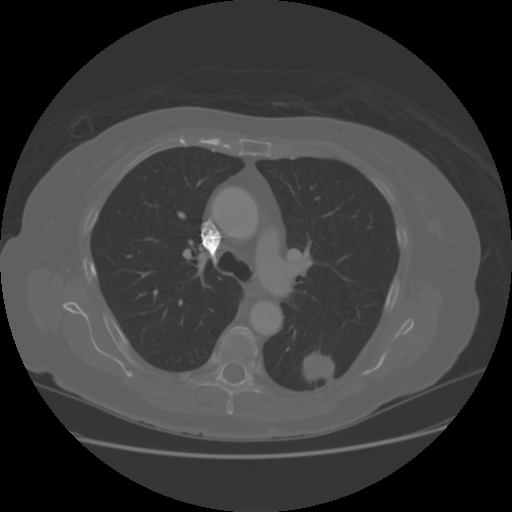
#> input picture data/raw/LIDC-IDRI/LIDC-IDRI-0001/01-01-2000-30178/3000566-03192/000003.dcm, 512 x 512 px, given in place of 0.tif, which was not available
$ python -i preprocess.py   (imports and definitions only)
#> lines starting #> are read from the running program, lines starting #| are printed output that depends on the picture; after the words box and inside, x2 and y2 are one past the last pixel; in counts of white or black regions, pixels touching at a corner belong together; pictures that were not available may be replaced by others from this repository, and a replacement may not be noted
#> in preprocess, img is the input picture: shape (512, 512) int16; min -2048, max 3071, mean -858.8
### helpers.py
import os

import cv2 as cv
import numpy as np
import pandas as pd
import pydicom
import random
import scipy
import xml.etree.ElementTree as ET
from matplotlib.path import Path
from skimage import measure, morphology
from sklearn.cluster import KMeans


##########################
# HELPERS FOR EXTRACTION FROM RAW DICOM AND XML FILES
##########################


# [170 lines left out: functions find_ct_path, get_uids_table, get_series_uid, get_rois_table, get_patient_table, not called in this run]


##########################
# HELPERS FOR IMAGE PREPROCESSING
##########################


def get_lung_mask(img):
    """
    Given a 2D axial slice from a lung CT, returns a binary mask of the lung
    regions in the image

    :param img: 512x512 raw slice
    return: 512x512 binary mask of lung regions
    """
    # Find the average pixel value near lungs to renormalize washed out images
    middle = img[100:400, 100:400]
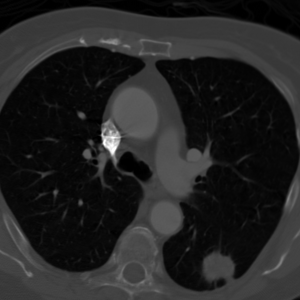
#> middle: shape (300, 300) int16; min -1024, max 3071, mean -446.5; drawn with min black and max white
    mean = np.mean(img)
#> mean = -858.8
    mean = np.mean(middle)
#> mean = -446.5
    max_im = np.max(img)
#> max_im = 3071
    min_im = np.min(img)
#> min_im = -2048

    # Moving underflow and overflow on pixel spectrum to improve thresholding
    img[img == max_im] = mean
#> img: shape (512, 512) int16; 0.01% of pixels changed, all inside (x1, y1, x2, y2) = (204, 237, 216, 252)
    img[img == min_im] = mean
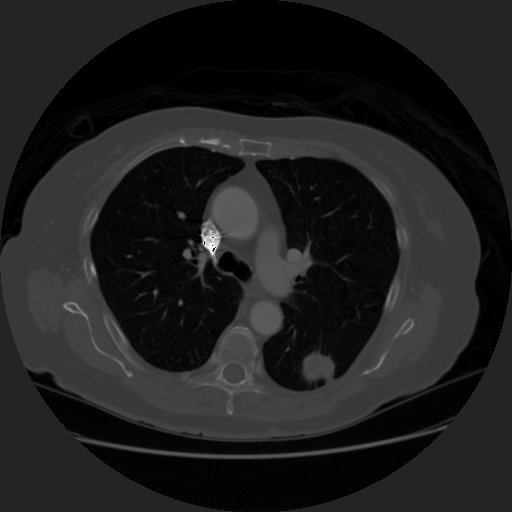
#> img: shape (512, 512) int16; min -1024, max 3069, mean -518.2; drawn with min black and max white

    # Use Kmeans to separate foreground (radio-opaque tissue) and background
    # (radio transparent tissue ie lungs)
    # Do only on the center of the image to avoid non-tissue parts of the image
    kmeans = KMeans(n_clusters=2).fit(
        np.reshape(middle, [np.prod(middle.shape), 1])
    )
#> middle: shape (300, 300) int16; 0.02% of pixels changed, all inside (x1, y1, x2, y2) = (104, 137, 116, 152)
    centers = sorted(kmeans.cluster_centers_.flatten())
#> centers = [-861.2, 73.37]
    threshold = np.mean(centers)
#> threshold = -393.9
    thresh_img = np.where(img < threshold, 1.0, 0.0)  # threshold the image
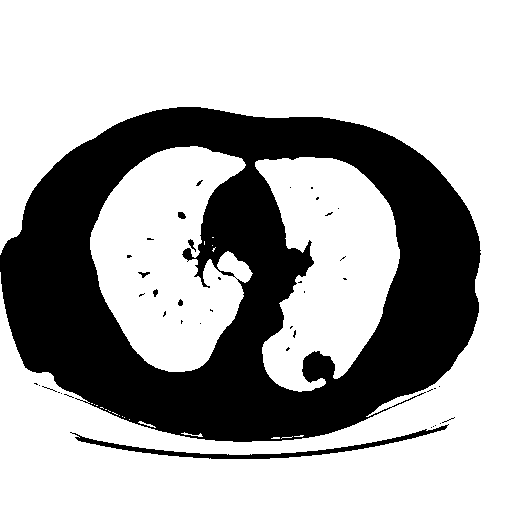
#> thresh_img: shape (512, 512) float64; values 0 (black) and 1 (white), 67.7% white; 42 black regions (35 under 20 px), largest, box (x1, y1, x2, y2) and area: (0, 107, 481, 442) 82667, (70, 424, 449, 459) 1683, (178, 212, 186, 219) 44

    # Erosion to remove graininess from some of the regions
    eroded = morphology.erosion(thresh_img, np.ones([2, 2]))
#> eroded: shape (512, 512) float64; values 0 (black) and 1 (white), 66.6% white; 30 black regions (15 under 20 px), largest, box (x1, y1, x2, y2) and area: (0, 106, 481, 442) 84919, (69, 423, 449, 459) 2144, (177, 211, 186, 219) 60

    # Dialation to make the lung region engulf the vessels and incursions into
    # the lung cavity by radio opaque tissue
    dilation = morphology.dilation(eroded, np.ones([10, 10]))
#> dilation: shape (512, 512) float64; values 0 (black) and 1 (white), 74.1% white; 2 black regions

    #  1. Label each region and obtain the region properties
    #  2. Background region removed by removing regions w/ large bbox
    #  3. Remove regions close to top and bottom of image (far from lungs)
    labels = measure.label(dilation)
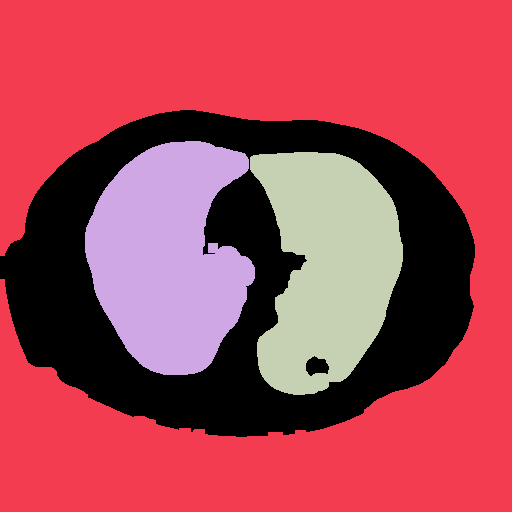
#> labels: shape (512, 512) int64; 4 distinct labels, from 0 to 3; one colour per label, 0 black
    regions = measure.regionprops(labels)
#> regions = 3 regions; box (x1, y1, x2, y2) and area: (0, 0, 512, 512) 140594, (85, 141, 255, 375) 27993, (250, 152, 403, 395) 25691
    good_labels = []
    for prop in regions:
        B = prop.bbox
        if B[2]-B[0] < 475 and B[3]-B[1] < 475 and B[0] > 40 and B[2] < 475:
            good_labels.append(prop.label)
#> this loop made 3 passes
#> B on passes 1 to 3: (0, 0, 512, 512), (141, 85, 375, 255), (152, 250, 395, 403)
#> after the loop, good_labels = [2, 3]
    mask = np.ndarray([512, 512], dtype=np.int8)
    mask[:] = 0

    for N in good_labels:
        mask = mask + np.where(labels == N, 1, 0)
        mask = morphology.dilation(mask, np.ones([10, 10]))  # final dilation
#> this loop made 2 passes
#> N on passes 1 to 2: 2, 3

    mask[mask > 0] = 1
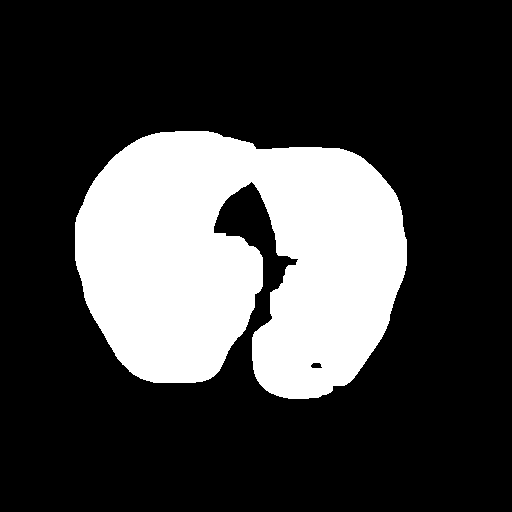
#> mask: shape (512, 512) int64; values 0 (black) and 1 (white), 25.2% white; 1 white region, box (x1, y1, x2, y2) and area: (75, 131, 407, 399) 66175

    # fill holes
    mask = np.float32(scipy.ndimage.morphology.binary_fill_holes(mask))
#> mask: shape (512, 512) float32; values 0 (black) and 1 (white), 25.3% white; 1 white region, box (x1, y1, x2, y2) and area: (75, 131, 407, 399) 66221

    for i in np.arange(2, 24, 2):
        eroded_mask = morphology.erosion(mask, np.ones([24-i, 24-i]))
        if eroded_mask.sum() != 0:
            return eroded_mask
#> in resize, `return cv.resize(img, dsize=(256, 256)).astype(np.uint8)`: returned value: shape (256, 256); values 0 (black) and 1 (white), 17.9% white; 1 white region, box (x1, y1, x2, y2) and area: (43, 71, 198, 193) 11723
    return mask


def normalize(img):
    """
    Normalizes the image to 0-255 range

    :param img: input image
    return: normalized image
    """
    return cv.normalize(
        img,
        np.zeros(img.shape),
        0,
        255,
        cv.NORM_MINMAX
    ).astype('float')
#> returned value: shape (512, 512) float64


def resize(img):
    """
    Resizes the image from 512x512 to 256x256

    :param img: input image
    return: normalized image
    """
    return cv.resize(img, dsize=(256, 256)).astype(np.uint8)


# [39 lines left out: function get_nodule_mask, not called in this run]

### preprocess.py
import os
import pickle
import shutil
import sys

import numpy as np
import pandas as pd
import pydicom
from PIL import Image, ImageEnhance
from skimage.io import imsave, imread
from sklearn.model_selection import train_test_split

from helpers import (
    find_ct_path,
    get_patient_table,
    get_nodule_mask,
    get_series_uid,
    get_lung_mask,
    normalize,
    resize
)


# [63 lines left out: function extract, not called in this run]


def preprocess(sourcepath='data/extracted', destpath='data/processed'):
    os.mkdir(destpath)
    os.mkdir(f"{destpath}/image")
    os.mkdir(f"{destpath}/mask")
    os.mkdir(f"{destpath}/label")

    idxs = range(len(os.listdir(f"{sourcepath}/image/")))
    n = len(idxs)
    for i, idx in enumerate(idxs):
        sys.stdout.write(f"\rProcessing...{i+1}/{n}")
        sys.stdout.flush()
        img = imread(f"{sourcepath}/image/{idx}.tif")
        lung_mask = resize(
            get_lung_mask(img).astype('float')
        )
        img = normalize(img)
        img = resize(img)
        img = img*lung_mask
#> img: shape (256, 256)
        img = img*lung_mask
        pil_im = Image.fromarray(img)
        enhancer = ImageEnhance.Contrast(pil_im)
        enhanced_im = enhancer.enhance(2.0)
        np_im = np.array(enhanced_im)
        imsave(f"{destpath}/image/{idx}.tif", np_im)

        mask = imread(f"{sourcepath}/mask/{idx}.tif")
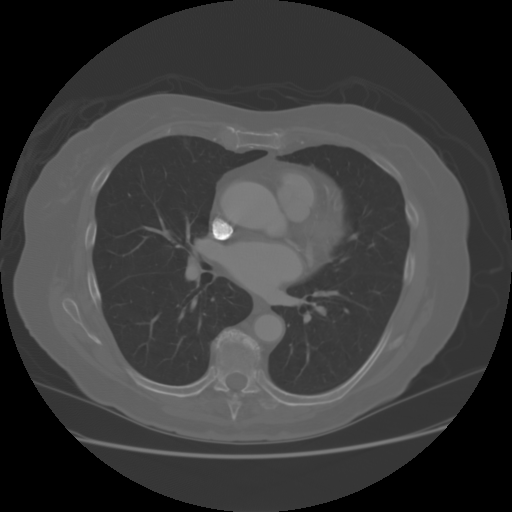
#> input picture data/raw/LIDC-IDRI/LIDC-IDRI-0001/01-01-2000-30178/3000566-03192/000004.dcm, 512 x 512 px, given in place of 0.tif, which was not available
#> mask is the input picture: shape (512, 512) int16; min -2048, max 3008, mean -858.8
        mask = resize(mask)
#> in resize (call 3), `return cv.resize(img, dsize=(256, 256)).astype(np.uint8)`:
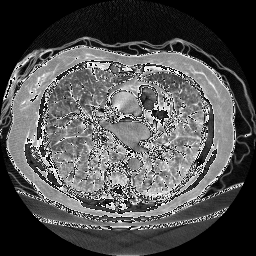
#> returned value: shape (256, 256); min 0, max 255, mean 81.4
        imsave(f"{destpath}/mask/{idx}.tif", mask)

        lbl_source = f"{sourcepath}/label/{idx}.pkl"
        lbl_dest = f"{destpath}/label/{i}.pkl"
        shutil.copyfile(lbl_source, lbl_dest)
    print(f"\nComplete.")


# [85 lines left out: function test_train_split, not called in this run]

>>> result = preprocess()
